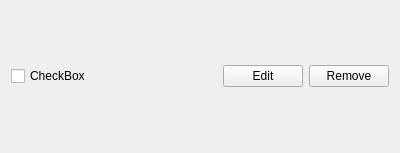
<?xml version="1.0" encoding="UTF-8"?>
<ui version="4.0">
 <class>Task</class>
 <widget class="QWidget" name="Task">
  <property name="geometry">
   <rect>
    <x>0</x>
    <y>0</y>
    <width>400</width>
    <height>153</height>
   </rect>
  </property>
  <property name="windowTitle">
   <string>Form</string>
  </property>
  <layout class="QHBoxLayout" name="horizontalLayout">
   <item>
    <widget class="QCheckBox" name="checkBox">
     <property name="text">
      <string>CheckBox</string>
     </property>
    </widget>
   </item>
   <item>
    <spacer name="horizontalSpacer">
     <property name="orientation">
      <enum>Qt::Orientation::Horizontal</enum>
     </property>
     <property name="sizeHint" stdset="0">
      <size>
       <width>40</width>
       <height>20</height>
      </size>
     </property>
    </spacer>
   </item>
   <item>
    <widget class="QPushButton" name="editButton">
     <property name="text">
      <string>Edit</string>
     </property>
    </widget>
   </item>
   <item>
    <widget class="QPushButton" name="removeButton">
     <property name="text">
      <string>Remove</string>
     </property>
    </widget>
   </item>
  </layout>
 </widget>
 <resources/>
 <connections/>
</ui>
